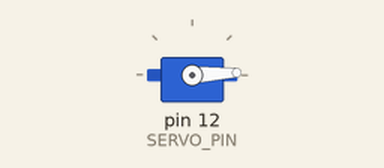
Simulated run of this sketch. Board: Arduino Uno, built with avr-gcc and run on an emulated ATmega328P. Parts: servo.

Above: at 0.05 s.
At 0.9 s:
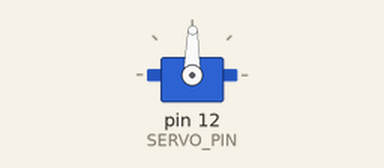
At 1.75 s:
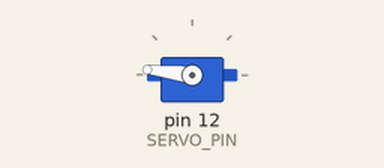
At 3.45 s:
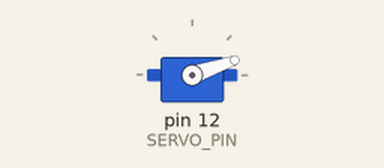
Timing chart, 0 to 8.4 s (numbered marks = the images above):
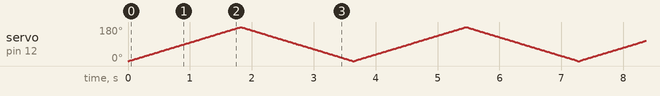

The sketch:

first_communication.ino
```cpp
#include <Servo.h>

#define SERVO_PIN 12

Servo servo;

void setup()
{
  servo.attach(SERVO_PIN);
  servo.write(90);
}

// Print All the custom characters
void loop()
{
  for(int i = 0; i < 180; i ++){
    servo.write(i);
    delay(10);
  }

  for(int i = 180; i >= 0; i --){
    servo.write(i);
    delay(10);
  }
}
```
